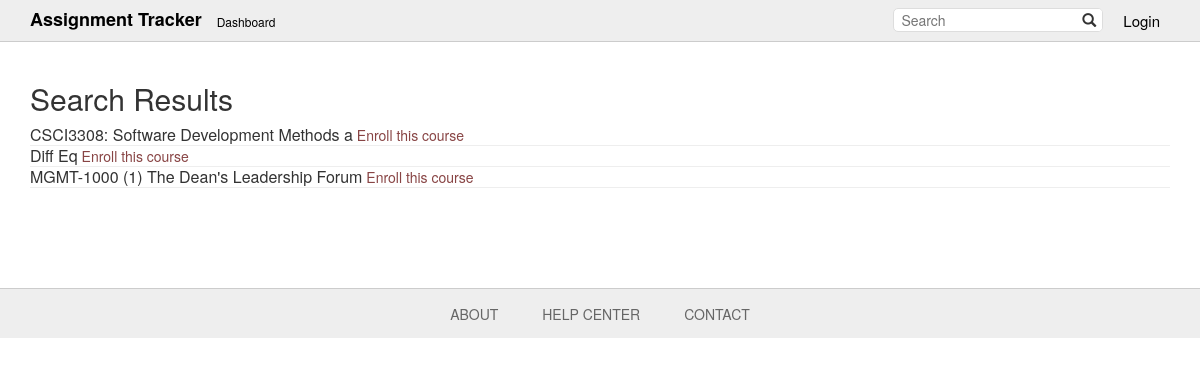
Screenshot of /add_course/ with the database file from the repository.
### tables/models.py (models this page shows, shortened)
class Course(models.Model):
    users = models.ManyToManyField('auth.User')
    course = models.CharField(max_length=128)
    difficulty = models.IntegerField(default=1,
        validators=[MinValueValidator(1), MaxValueValidator(5)])
    url = models.URLField(max_length=512)

### tables/views.py (the view)
# urls.py: url(r'^add_course/$', views.add_course, name='add_course'),
def add_course(request):
	courses = Course.objects.all().order_by('course')
	return render(request, 'tables/search.html', {'courses': courses})

### tables/templates/tables/search.html
{% extends 'tables/base.html' %}
{% block content %}
<h2>Search Results</h2>
{% for course in courses %}
    <div class="search-result clearfix">
        <h3 style="display: inline; font-size: 16px;">{{ course.course }}</h3>
        <a href="{% url 'enroll' course_pk=course.pk %}" style="color: #884444">Enroll this course</a>
        <hr style="margin: 0;"/>
    </div>
{% endfor %}
{% endblock %}

### tables/static/css/style.css (style rules this page uses)
a { color: black; text-decoration: none; }

### rows the page displays
Course: course "CSCI3308: Software Development Methods a"
Course: course "Diff Eq"
Course: course "MGMT-1000 (1) The Dean's Leadership Forum"
